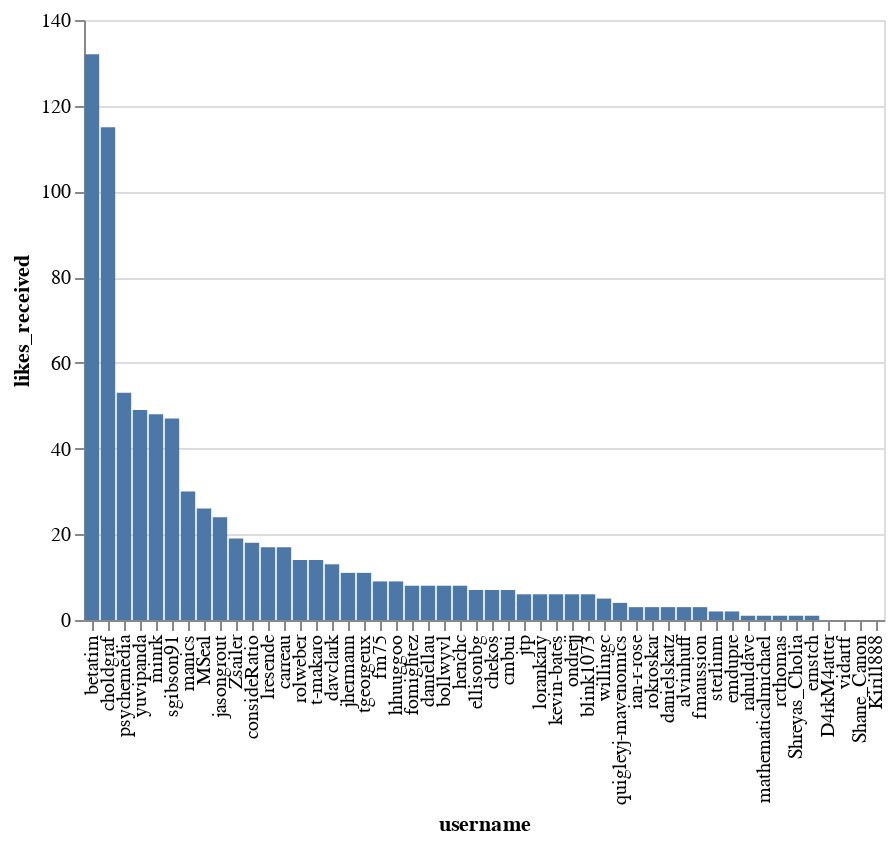

Notebook source saved alongside this figure:
### Markdown cell above
**Discourse users sorted by likes given**

### Code cell
plot_user_data(users.head(50), 'likes_received')

### Figure 1 — Vega-Lite specification as saved in the notebook (floating-point values rounded to 4 significant figures)
{"$schema": "https://vega.github.io/schema/vega-lite/v3.3.0.json", "config": {"mark": {"tooltip": null}, "view": {"height": 300, "width": 400}}, "data": {"name": "data-babe4ee11f1fef364c9e5723649af91b"}, "datasets": {"data-babe4ee11f1fef364c9e5723649af91b": [{"days_visited": 78, "id": 6, "likes_given": 209, "likes_received": 132, "post_count": 172, "posts_read": 1324, "topic_count": 17, "topics_entered": 314, "user": {"avatar_template": "/user_avatar/discourse.jupyter.org/betatim/{size}/10_2.png", "id": 6, "name": "Tim Head", "title": "", "username": "betatim"}, "username": "betatim"}, {"days_visited": 90, "id": 3, "likes_given": 195, "likes_received": 115, "post_count": 133, "posts_read": 968, "topic_count": 31, "topics_entered": 252, "user": {"avatar_template": "/user_avatar/discourse.jupyter.org/choldgraf/{size}/12_2.png", "id": 3, "name": "Chris Holdgraf", "title": "Regular", "username": "choldgraf"}, "username": "choldgraf"}, {"days_visited": 69, "id": 24, "likes_given": 18, "likes_received": 53, "post_count": 64, "posts_read": 659, "topic_count": 8, "topics_entered": 261, "user": {"avatar_template": "/user_avatar/discourse.jupyter.org/psychemedia/{size}/24_2.png", "id": 24, "name": "Tony Hirst", "title": null, "username": "psychemedia"}, "username": "psychemedia"}, {"days_visited": 66, "id": 12, "likes_given": 9, "likes_received": 49, "post_count": 50, "posts_read": 868, "topic_count": 8, "topics_entered": 163, "user": {"avatar_template": "/user_avatar/discourse.jupyter.org/yuvipanda/{size}/17_2.png", "id": 12, "name": "Yuvi Panda", "title": null, "username": "yuvipanda"}, "username": "yuvipanda"}, {"days_visited": 80, "id": 8, "likes_given": 6, "likes_received": 48, "post_count": 44, "posts_read": 745, "topic_count": 3, "topics_entered": 178, "user": {"avatar_template": "/user_avatar/discourse.jupyter.org/minrk/{size}/13_2.png", "id": 8, "name": "Min RK", "title": null, "username": "minrk"}, "username": "minrk"}, {"days_visited": 69, "id": 116, "likes_given": 21, "likes_received": 47, "post_count": 39, "posts_read": 586, "topic_count": 7, "topics_entered": 106, "user": {"avatar_template": "/user_avatar/discourse.jupyter.org/sgibson91/{size}/487_2.png", "id": 116, "name": "Sarah Gibson", "title": "", "username": "sgibson91"}, "username": "sgibson91"}, {"days_visited": 77, "id": 73, "likes_given": 13, "likes_received": 30, "post_count": 31, "posts_read": 1500, "topic_count": 2, "topics_entered": 320, "user": {"avatar_template": "/user_avatar/discourse.jupyter.org/manics/{size}/85_2.png", "id": 73, "name": "Simon", "title": null, "username": "manics"}, "username": "manics"}, {"days_visited": 19, "id": 237, "likes_given": 1, "likes_received": 26, "post_count": 6, "posts_read": 52, "topic_count": 4, "topics_entered": 14, "user": {"avatar_template": "/user_avatar/discourse.jupyter.org/mseal/{size}/253_2.png", "id": 237, "name": "Matthew Seal", "title": null, "username": "MSeal"}, "username": "MSeal"}, {"days_visited": 14, "id": 220, "likes_given": 1, "likes_received": 24, "post_count": 27, "posts_read": 186, "topic_count": 1, "topics_entered": 56, "user": {"avatar_template": "/user_avatar/discourse.jupyter.org/jasongrout/{size}/371_2.png", "id": 220, "name": "Jason Grout", "title": null, "username": "jasongrout"}, "username": "jasongrout"}, {"days_visited": 60, "id": 99, "likes_given": 45, "likes_received": 19, "post_count": 22, "posts_read": 535, "topic_count": 2, "topics_entered": 112, "user": {"avatar_template": "/user_avatar/discourse.jupyter.org/zsailer/{size}/106_2.png", "id": 99, "name": "Zachary Sailer", "title": null, "username": "Zsailer"}, "username": "Zsailer"}, {"days_visited": 81, "id": 30, "likes_given": 78, "likes_received": 18, "post_count": 24, "posts_read": 312, "topic_count": 2, "topics_entered": 66, "user": {"avatar_template": "/user_avatar/discourse.jupyter.org/consideratio/{size}/30_2.png", "id": 30, "name": "Erik Sundell", "title": null, "username": "consideRatio"}, "username": "consideRatio"}, {"days_visited": 24, "id": 134, "likes_given": 8, "likes_received": 17, "post_count": 6, "posts_read": 215, "topic_count": 2, "topics_entered": 48, "user": {"avatar_template": "/user_avatar/discourse.jupyter.org/lresende/{size}/239_2.png", "id": 134, "name": "Luciano Resende", "title": "", "username": "lresende"}, "username": "lresende"}, {"days_visited": 17, "id": 4, "likes_given": 0, "likes_received": 17, "post_count": 6, "posts_read": 42, "topic_count": 3, "topics_entered": 13, "user": {"avatar_template": "/user_avatar/discourse.jupyter.org/carreau/{size}/8_2.png", "id": 4, "name": "Matthias Bussonnier", "title": null, "username": "carreau"}, "username": "carreau"}, {"days_visited": 26, "id": 485, "likes_given": 36, "likes_received": 14, "post_count": 14, "posts_read": 227, "topic_count": 1, "topics_entered": 45, "user": {"avatar_template": "/user_avatar/discourse.jupyter.org/rolweber/{size}/657_2.png", "id": 485, "name": "Roland Weber", "title": null, "username": "rolweber"}, "username": "rolweber"}, {"days_visited": 11, "id": 247, "likes_given": 6, "likes_received": 14, "post_count": 5, "posts_read": 183, "topic_count": 1, "topics_entered": 26, "user": {"avatar_template": "/user_avatar/discourse.jupyter.org/t-makaro/{size}/607_2.png", "id": 247, "name": "Tyler Makaro", "title": null, "username": "t-makaro"}, "username": "t-makaro"}, {"days_visited": 30, "id": 372, "likes_given": 6, "likes_received": 13, "post_count": 14, "posts_read": 208, "topic_count": 2, "topics_entered": 30, "user": {"avatar_template": "/user_avatar/discourse.jupyter.org/davclark/{size}/489_2.png", "id": 372, "name": "Dav Clark", "title": null, "username": "davclark"}, "username": "davclark"}, {"days_visited": 64, "id": 239, "likes_given": 6, "likes_received": 11, "post_count": 26, "posts_read": 477, "topic_count": 0, "topics_entered": 135, "user": {"avatar_template": "/user_avatar/discourse.jupyter.org/jhermann/{size}/257_2.png", "id": 239, "name": "Jürgen Hermann", "title": null, "username": "jhermann"}, "username": "jhermann"}, {"days_visited": 45, "id": 222, "likes_given": 4, "likes_received": 11, "post_count": 8, "posts_read": 128, "topic_count": 1, "topics_entered": 17, "user": {"avatar_template": "https://avatars.discourse.org/v4/letter/t/f05b48/{size}.png", "id": 222, "name": "Timothy George", "title": null, "username": "tgeorgeux"}, "username": "tgeorgeux"}, {"days_visited": 29, "id": 60, "likes_given": 12, "likes_received": 9, "post_count": 14, "posts_read": 336, "topic_count": 1, "topics_entered": 46, "user": {"avatar_template": "/user_avatar/discourse.jupyter.org/fm75/{size}/71_2.png", "id": 60, "name": "Fred Mitchell", "title": "", "username": "fm75"}, "username": "fm75"}, {"days_visited": 17, "id": 145, "likes_given": 0, "likes_received": 9, "post_count": 10, "posts_read": 172, "topic_count": 3, "topics_entered": 31, "user": {"avatar_template": "/user_avatar/discourse.jupyter.org/hhuuggoo/{size}/242_2.png", "id": 145, "name": "saturncloud.io", "title": "", "username": "hhuuggoo"}, "username": "hhuuggoo"}, {"days_visited": 62, "id": 11, "likes_given": 56, "likes_received": 8, "post_count": 12, "posts_read": 735, "topic_count": 1, "topics_entered": 166, "user": {"avatar_template": "/user_avatar/discourse.jupyter.org/fomightez/{size}/495_2.png", "id": 11, "name": "Wayne", "title": null, "username": "fomightez"}, "username": "fomightez"}, {"days_visited": 22, "id": 281, "likes_given": 4, "likes_received": 8, "post_count": 6, "posts_read": 41, "topic_count": 0, "topics_entered": 3, "user": {"avatar_template": "/user_avatar/discourse.jupyter.org/daniellau/{size}/427_2.png", "id": 281, "name": "Daniel L", "title": null, "username": "daniellau"}, "username": "daniellau"}, {"days_visited": 3, "id": 679, "likes_given": 0, "likes_received": 8, "post_count": 6, "posts_read": 55, "topic_count": 0, "topics_entered": 11, "user": {"avatar_template": "https://avatars.discourse.org/v4/letter/b/d9b06d/{size}.png", "id": 679, "name": "Nicholas Bollweg", "title": null, "username": "bollwyvl"}, "username": "bollwyvl"}, {"days_visited": 14, "id": 351, "likes_given": 0, "likes_received": 8, "post_count": 7, "posts_read": 60, "topic_count": 1, "topics_entered": 14, "user": {"avatar_template": "/user_avatar/discourse.jupyter.org/henchc/{size}/452_2.png", "id": 351, "name": "Christopher Hench", "title": null, "username": "henchc"}, "username": "henchc"}, {"days_visited": 13, "id": 9, "likes_given": 0, "likes_received": 7, "post_count": 6, "posts_read": 92, "topic_count": 1, "topics_entered": 14, "user": {"avatar_template": "/user_avatar/discourse.jupyter.org/ellisonbg/{size}/14_2.png", "id": 9, "name": "Brian Granger", "title": null, "username": "ellisonbg"}, "username": "ellisonbg"}, {"days_visited": 41, "id": 67, "likes_given": 6, "likes_received": 7, "post_count": 5, "posts_read": 307, "topic_count": 0, "topics_entered": 103, "user": {"avatar_template": "/user_avatar/discourse.jupyter.org/chekos/{size}/93_2.png", "id": 67, "name": "Chekos", "title": null, "username": "chekos"}, "username": "chekos"}, {"days_visited": 23, "id": 333, "likes_given": 13, "likes_received": 7, "post_count": 9, "posts_read": 22, "topic_count": 0, "topics_entered": 2, "user": {"avatar_template": "/user_avatar/discourse.jupyter.org/cmbui/{size}/436_2.png", "id": 333, "name": "Christina", "title": null, "username": "cmbui"}, "username": "cmbui"}, {"days_visited": 86, "id": 77, "likes_given": 6, "likes_received": 6, "post_count": 7, "posts_read": 830, "topic_count": 0, "topics_entered": 178, "user": {"avatar_template": "/user_avatar/discourse.jupyter.org/jtp/{size}/882_2.png", "id": 77, "name": "Jeremy Tuloup", "title": "", "username": "jtp"}, "username": "jtp"}, {"days_visited": 10, "id": 510, "likes_given": 0, "likes_received": 6, "post_count": 8, "posts_read": 10, "topic_count": 2, "topics_entered": 4, "user": {"avatar_template": "https://avatars.discourse.org/v4/letter/l/ac8455/{size}.png", "id": 510, "name": "Lorankary", "title": null, "username": "lorankary"}, "username": "lorankary"}, {"days_visited": 32, "id": 217, "likes_given": 9, "likes_received": 6, "post_count": 9, "posts_read": 181, "topic_count": 0, "topics_entered": 38, "user": {"avatar_template": "/user_avatar/discourse.jupyter.org/kevin-bates/{size}/234_2.png", "id": 217, "name": "Kevin Bates", "title": null, "username": "kevin-bates"}, "username": "kevin-bates"}, {"days_visited": 34, "id": 432, "likes_given": 28, "likes_received": 6, "post_count": 10, "posts_read": 272, "topic_count": 2, "topics_entered": 63, "user": {"avatar_template": "/user_avatar/discourse.jupyter.org/ondrejj/{size}/567_2.png", "id": 432, "name": "Ondřej ", "title": null, "username": "ondrejj"}, "username": "ondrejj"}, {"days_visited": 6, "id": 556, "likes_given": 3, "likes_received": 6, "post_count": 5, "posts_read": 65, "topic_count": 0, "topics_entered": 9, "user": {"avatar_template": "/user_avatar/discourse.jupyter.org/blink1073/{size}/791_2.png", "id": 556, "name": "Steven Silvester", "title": null, "username": "blink1073"}, "username": "blink1073"}, {"days_visited": 24, "id": 7, "likes_given": 21, "likes_received": 5, "post_count": 5, "posts_read": 223, "topic_count": 0, "topics_entered": 34, "user": {"avatar_template": "/user_avatar/discourse.jupyter.org/willingc/{size}/11_2.png", "id": 7, "name": "Carol Willing", "title": null, "username": "willingc"}, "username": "willingc"}, {"days_visited": 45, "id": 298, "likes_given": 0, "likes_received": 4, "post_count": 5, "posts_read": 294, "topic_count": 0, "topics_entered": 67, "user": {"avatar_template": "https://avatars.discourse.org/v4/letter/q/f04885/{size}.png", "id": 298, "name": "Joe Quigley", "title": null, "username": "quigleyj-mavenomics"}, "username": "quigleyj-mavenomics"}, {"days_visited": 42, "id": 303, "likes_given": 5, "likes_received": 3, "post_count": 6, "posts_read": 163, "topic_count": 1, "topics_entered": 37, "user": {"avatar_template": "/user_avatar/discourse.jupyter.org/ian-r-rose/{size}/638_2.png", "id": 303, "name": "Ian Rose", "title": null, "username": "ian-r-rose"}, "username": "ian-r-rose"}, {"days_visited": 11, "id": 430, "likes_given": 2, "likes_received": 3, "post_count": 5, "posts_read": 41, "topic_count": 1, "topics_entered": 14, "user": {"avatar_template": "/user_avatar/discourse.jupyter.org/rokroskar/{size}/563_2.png", "id": 430, "name": "Rok Roškar", "title": null, "username": "rokroskar"}, "username": "rokroskar"}, {"days_visited": 5, "id": 565, "likes_given": 2, "likes_received": 3, "post_count": 5, "posts_read": 33, "topic_count": 0, "topics_entered": 4, "user": {"avatar_template": "/user_avatar/discourse.jupyter.org/danielskatz/{size}/785_2.png", "id": 565, "name": "Daniel S. Katz", "title": null, "username": "danielskatz"}, "username": "danielskatz"}, {"days_visited": 28, "id": 419, "likes_given": 0, "likes_received": 3, "post_count": 14, "posts_read": 77, "topic_count": 6, "topics_entered": 19, "user": {"avatar_template": "/user_avatar/discourse.jupyter.org/alvinhuff/{size}/550_2.png", "id": 419, "name": "Alvin Huff", "title": null, "username": "alvinhuff"}, "username": "alvinhuff"}, {"days_visited": 19, "id": 234, "likes_given": 5, "likes_received": 3, "post_count": 16, "posts_read": 84, "topic_count": 3, "topics_entered": 10, "user": {"avatar_template": "/user_avatar/discourse.jupyter.org/fmaussion/{size}/390_2.png", "id": 234, "name": "Fabien Maussion", "title": null, "username": "fmaussion"}, "username": "fmaussion"}, {"days_visited": 18, "id": 227, "likes_given": 10, "likes_received": 2, "post_count": 7, "posts_read": 272, "topic_count": 0, "topics_entered": 56, "user": {"avatar_template": "/user_avatar/discourse.jupyter.org/sterlinm/{size}/241_2.png", "id": 227, "name": "Michael", "title": null, "username": "sterlinm"}, "username": "sterlinm"}, {"days_visited": 31, "id": 184, "likes_given": 14, "likes_received": 2, "post_count": 5, "posts_read": 260, "topic_count": 1, "topics_entered": 43, "user": {"avatar_template": "/user_avatar/discourse.jupyter.org/emdupre/{size}/496_2.png", "id": 184, "name": "Elizabeth DuPre", "title": null, "username": "emdupre"}, "username": "emdupre"}, {"days_visited": 17, "id": 462, "likes_given": 0, "likes_received": 1, "post_count": 7, "posts_read": 73, "topic_count": 3, "topics_entered": 13, "user": {"avatar_template": "https://avatars.discourse.org/v4/letter/r/6f9a4e/{size}.png", "id": 462, "name": "Rahul Dave", "title": null, "username": "rahuldave"}, "username": "rahuldave"}, {"days_visited": 11, "id": 254, "likes_given": 13, "likes_received": 1, "post_count": 12, "posts_read": 175, "topic_count": 0, "topics_entered": 22, "user": {"avatar_template": "/user_avatar/discourse.jupyter.org/mathematicalmichael/{size}/322_2.png", "id": 254, "name": "Michael Pilosov", "title": null, "username": "mathematicalmichael"}, "username": "mathematicalmichael"}, {"days_visited": 9, "id": 195, "likes_given": 0, "likes_received": 1, "post_count": 6, "posts_read": 33, "topic_count": 0, "topics_entered": 8, "user": {"avatar_template": "/user_avatar/discourse.jupyter.org/rcthomas/{size}/201_2.png", "id": 195, "name": "", "title": null, "username": "rcthomas"}, "username": "rcthomas"}, {"days_visited": 9, "id": 566, "likes_given": 0, "likes_received": 1, "post_count": 7, "posts_read": 29, "topic_count": 1, "topics_entered": 7, "user": {"avatar_template": "/user_avatar/discourse.jupyter.org/shreyas_cholia/{size}/784_2.png", "id": 566, "name": "Shreyas Cholia", "title": null, "username": "Shreyas_Cholia"}, "username": "Shreyas_Cholia"}, {"days_visited": 8, "id": 390, "likes_given": 1, "likes_received": 1, "post_count": 8, "posts_read": 51, "topic_count": 6, "topics_entered": 18, "user": {"avatar_template": "https://avatars.discourse.org/v4/letter/e/9de0a6/{size}.png", "id": 390, "name": "Ernst", "title": null, "username": "ernstch"}, "username": "ernstch"}, {"days_visited": 14, "id": 487, "likes_given": 0, "likes_received": 0, "post_count": 7, "posts_read": 83, "topic_count": 4, "topics_entered": 25, "user": {"avatar_template": "/user_avatar/discourse.jupyter.org/d4rkm4atter/{size}/663_2.png", "id": 487, "name": "", "title": null, "username": "D4rkM4atter"}, "username": "D4rkM4atter"}, {"days_visited": 76, "id": 229, "likes_given": 6, "likes_received": 0, "post_count": 5, "posts_read": 141, "topic_count": 0, "topics_entered": 52, "user": {"avatar_template": "/user_avatar/discourse.jupyter.org/vidartf/{size}/300_2.png", "id": 229, "name": "Vidar Tonaas Fauske", "title": null, "username": "vidartf"}, "username": "vidartf"}, {"days_visited": 6, "id": 562, "likes_given": 0, "likes_received": 0, "post_count": 5, "posts_read": 22, "topic_count": 0, "topics_entered": 3, "user": {"avatar_template": "/user_avatar/discourse.jupyter.org/shane_canon/{size}/783_2.png", "id": 562, "name": "Shane Canon", "title": null, "username": "Shane_Canon"}, "username": "Shane_Canon"}, {"days_visited": 8, "id": 455, "likes_given": 1, "likes_received": 0, "post_count": 4, "posts_read": 228, "topic_count": 0, "topics_entered": 39, "user": {"avatar_template": "/user_avatar/discourse.jupyter.org/kirill888/{size}/598_2.png", "id": 455, "name": "Kirill Kouzoubov", "title": null, "username": "Kirill888"}, "username": "Kirill888"}]}, "encoding": {"x": {"field": "username", "sort": ["betatim", "choldgraf", "psychemedia", "yuvipanda", "minrk", "sgibson91", "manics", "MSeal", "jasongrout", "Zsailer", "consideRatio", "lresende", "carreau", "rolweber", "t-makaro", "davclark", "jhermann", "tgeorgeux", "fm75", "hhuuggoo", "fomightez", "daniellau", "bollwyvl", "henchc", "ellisonbg", "chekos", "cmbui", "jtp", "lorankary", "kevin-bates", "ondrejj", "blink1073", "willingc", "quigleyj-mavenomics", "ian-r-rose", "rokroskar", "danielskatz", "alvinhuff", "fmaussion", "sterlinm", "emdupre", "rahuldave", "mathematicalmichael", "rcthomas", "Shreyas_Cholia", "ernstch", "D4rkM4atter", "vidartf", "Shane_Canon", "Kirill888"], "type": "nominal"}, "y": {"field": "likes_received", "type": "quantitative"}}, "mark": "bar"}
